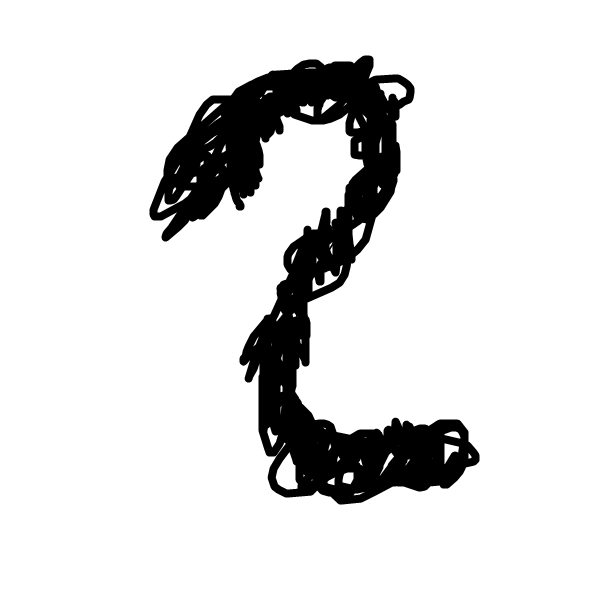
#> input picture review/datasets/d2.png, 600 x 600 px
$ jupyter execute 'Neural Network - Review.ipynb'
#> lines starting #> are read from the running program, lines starting #| are printed output that depends on the picture
[cell 1]
# Muestras -> dataset (Aprendizaje Supervisado)

# Características
X = [
    [1, 2, 3], # 2
    [4, 5, 7], # 1
    [2, 6, 9], # 2
    [8, 7, 4], # 3
    [1, 3, 2], # 1
    [4, 5, 6], # 1
]

# Codificación (encode)

# Clases (etiquetas)
Y = [
    [0, 1, 0], # 1, 2, 3  (2)
    [1, 0, 0], # (1)
    [0, 1, 0], # (2)
    [0, 0, 1], # (3)
    [1, 0, 0], # (1)
    [1, 0, 0] # (1)
]

[cell 2]
from sklearn.neural_network import MLPClassifier

# Clasificador por redes neuronales multi-capa-perceptrón (MLP -> MultiLayerPerceptron)

clf = MLPClassifier()

clf.fit(X, Y)

clf.predict([
    [1, 2, 3], # 2 -> [0, 1, 0]
    [1.1, 1.9, 2.8], # 2 -> [0, 1, 0]
    [4, 4, 4], # 1 -> [1, 0, 0]
    [4, 7, 4] # 1 -> [1, 0, 0] ? [0, 0, 1]
])

[cell 3]
clf.score(X, Y)

[cell 4]
from PIL import Image

im = Image.open(r"datasets/d2.png")
#> im is the input picture: PIL image 600x600 RGB; min 0, max 255, mean 222.3

im

[cell 5]
im1 = im.resize((28, 28))
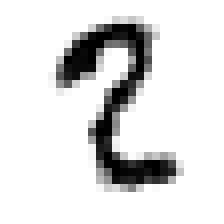
#> im1: PIL image 28x28 RGB (shown 8 times larger); min 0, max 255, mean 221.9

im1
